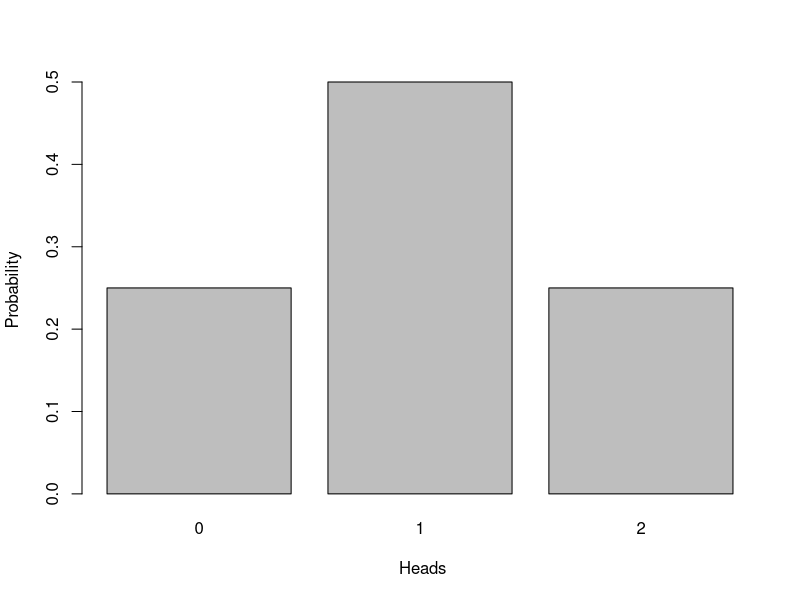
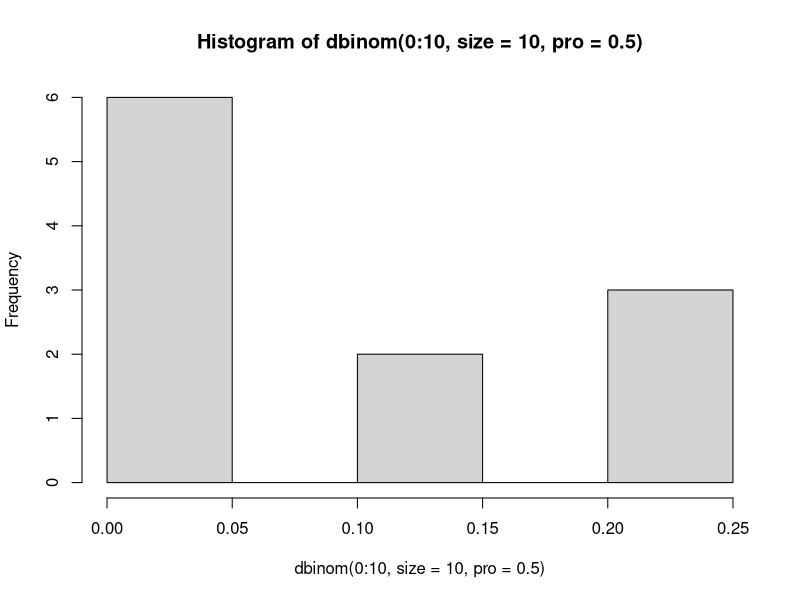
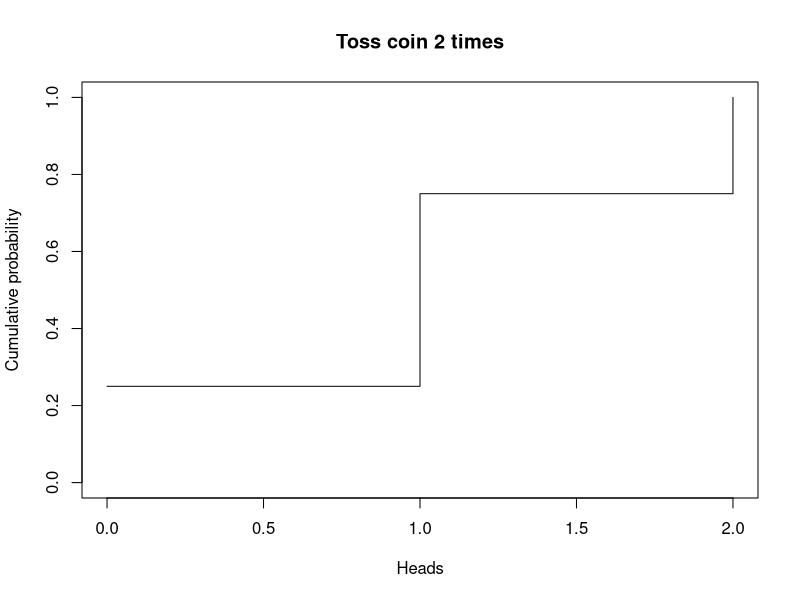
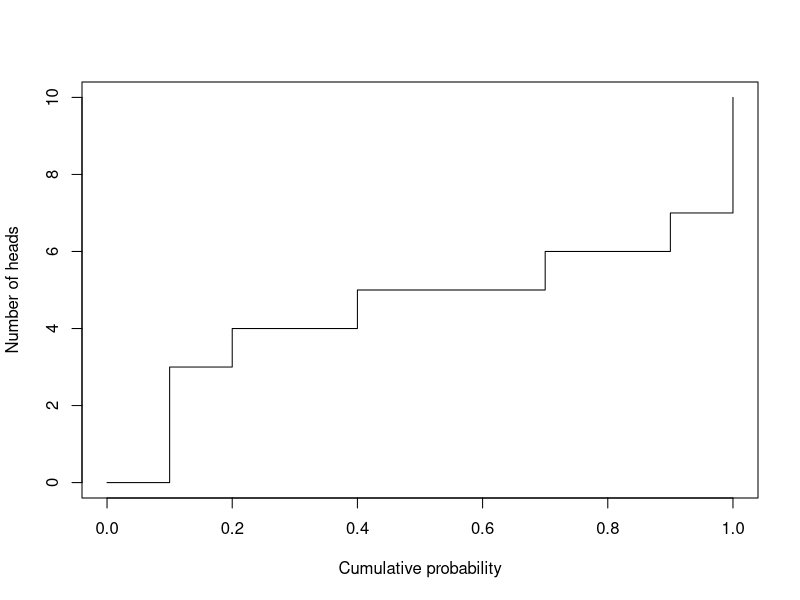

Recreate these plots in R, in order. (Note: this script raises an error after producing the figures.)
# lecture 5 
dbinom(0:2,size=2,prob=0.5) # density binomial distribution
pbinom(0:2,size=2,prob=0.5)

#每一次的概率做图
probability <- dbinom(0:2,size=2,prob=0.5)
barplot(probability, names.arg = 0:2, xlab =" Heads", ylab="Probability")


dbinom(0:10,size=10,prob=0.5)
hist(dbinom(0:10,size=10,pro=0.5)) # 这种是以概率为横坐标，概率的frequence次数图

#累积函数图
x <- 0:2

cumulative_probability <- pbinom(x, size = 2, prob = 0.5)

plot(x, cumulative_probability,
     type = "s",
     xlab = "Heads",
     ylab = "Cumulative probability",
     main = "Toss coin 2 times",
     ylim = c(0, 1))
# 累积次数
# 设置一系列目标累积概率
p <- seq(from = 0, to = 1, by = 0.1)

# 找到各个目标概率对应的次数上限
x <- qbinom(p, size = 10, prob = 0.5)

plot(p, x,
     type = "s",
     xlab = "Cumulative probability",
     ylab = "Number of heads")

Exercise
dbinom(1,size=3,prob=1/4)
# 常规计算 
choose(3,1) * (1/4)^1 * (3/4)^2
pbinom(5,size=20,prob=1/4)
# 蛋白质结结构域超几何分布练习
phyper(452,m= 3000,n= 4000,k= 1000,lower.tail = FALSE)
dhyper(453,m=3000,n=4000,k=1000)
dhyper(411,m=3000,n=4000,k=1000)
# 练习2 hypergeometric model for exatc number 
x <- 360:500 
dhAll <- dhyper(x,3000,4000,1000)
dhAll
barplot(dhAll,names.arg = 360:500) # 每一个数字都有很小的概率，所以要用 >=
